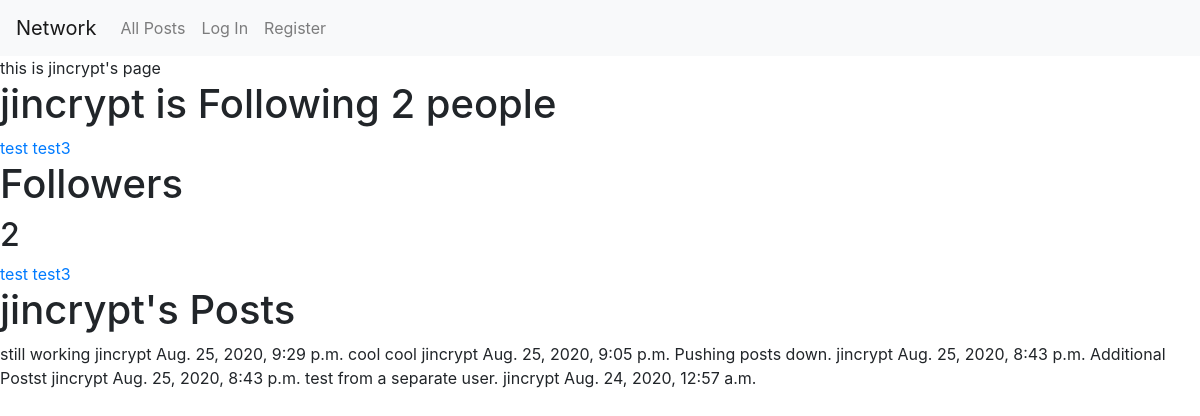
Page /profile/jincrypt on the committed database.
### network/models.py (models this page shows, shortened)
class User(AbstractUser):
    follow = models.ManyToManyField('User', through='Followers', related_name="followers", symmetrical=False)

class Followers(models.Model):
    followee = models.ForeignKey(User, related_name="followee", on_delete=models.CASCADE)
    following = models.ForeignKey(User, related_name="following", on_delete=models.CASCADE)

class Post(models.Model):
    user = models.ForeignKey("User", on_delete=models.CASCADE, related_name="posts")
    body = models.CharField(blank=False, max_length=280)
    timestamp = models.DateTimeField(auto_now_add=True)
    likes = models.PositiveIntegerField(default=0)

### network/views.py (the view)
# urls.py: path("profile/<str:owner>", views.profile, name="profile"),
def profile(request, owner):
    user = User.objects.get(username=owner)
    posts = user.posts.all().order_by('-timestamp')
    followers = Followers.objects.filter(following=user.id)
    following = Followers.objects.filter(followee=user.id)
    return render(request, "network/profile.html", {
        "owner": owner,
        "followers": followers,
        "following": following,
        "posts": posts
    })

### network/templates/network/profile.html (shortened to what this page needs)
{% extends "network/layout.html" %}
{% load static %}
{% block body %}
<div data-name="{{ owner }}" id="owner">
    this is {{ owner }}'s page
</div>
<h1>{{owner}} is Following {{ following.count }} people</h1>
{% for person in following %}
<a href="{% url 'profile' person.following %}">{{ person.following }}</a>
{% endfor %}
<h1>Followers</h1>
<h2><span id="followers">{{followers.count}}</span></h2>
{% for person in followers %}
<a href="{% url 'profile' person.followee %}">{{ person.followee }}</a>
{% endfor %}
<h1>{{ owner }}'s Posts</h1>
<div id="user_posts">
{% for post in posts %}
    {{post.body}}
    {{post.user}}
    {{post.timestamp}}
{% endfor %}
</div>
{% endblock %}

### rows in the picture
User: username "jincrypt"
Followers: following "test"
Followers: following "test3"
Followers: followee "test"
Followers: followee "test3"
Post: body "still working", user "jincrypt", timestamp "Aug. 25, 2020, 9:29 p.m."
Post: body "cool cool", user "jincrypt", timestamp "Aug. 25, 2020, 9:05 p.m."
Post: body "Pushing posts down.", user "jincrypt", timestamp "Aug. 25, 2020, 8:43 p.m."
Post: body "Additional Postst", user "jincrypt", timestamp "Aug. 25, 2020, 8:43 p.m."
Post: body "test from a separate user.", user "jincrypt", timestamp "Aug. 24, 2020, 12:57 a.m."

### other values in the picture
{{ following.count }} "2"
{{ followers.count }} "2"
